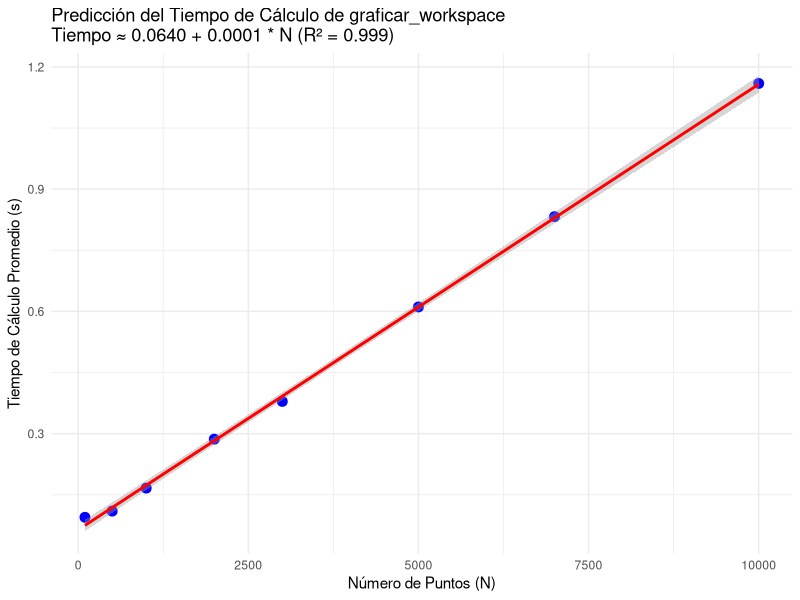

The R source for this figure:

library(ggplot2)
library(broom) # Para tidy()

# Leer los datos
datos <- read.csv('tiempos_workspace.csv')

# Ajustar un modelo lineal (puedes probar otros, ej. cuadrático: y ~ x + I(x^2))
# Para predecir tiempo (y) en función de N (x)
modelo <- lm(tiempo ~ N, data=datos)

# Obtener resumen y coeficientes
resumen_modelo <- summary(modelo)
coeficientes <- tidy(modelo)

print('Resumen del Modelo Lineal:')
print(resumen_modelo)
print('Coeficientes del Modelo:')
print(coeficientes)

# Extraer la ecuación para el título del gráfico
intercepto <- coef(modelo)[1]
pendiente_N <- coef(modelo)[2]
ecuacion <- sprintf("Tiempo ≈ %.4f + %.4f * N (R² = %.3f)", 
                    intercepto, pendiente_N, resumen_modelo$r.squared)

# Crear el gráfico con ggplot2
grafico <- ggplot(datos, aes(x=N, y=tiempo)) +
  geom_point(color='blue', size=3) +
  geom_smooth(method='lm', se=TRUE, color='red', formula=y ~ x) + # Línea de regresión
  labs(title=paste("Predicción del Tiempo de Cálculo de graficar_workspace", ecuacion, sep="
"),
       x="Número de Puntos (N)",
       y="Tiempo de Cálculo Promedio (s)") +
  theme_minimal()

# Guardar el gráfico
ggsave('c:\\Users\\Huxsby\\Documents\\repgit\\physics-II\\prediccion_tiempo_workspace.png', plot=grafico, width=10, height=6)

print(paste("Gráfico guardado en: c:\\Users\\Huxsby\\Documents\\repgit\\physics-II\\prediccion_tiempo_workspace.png"))
